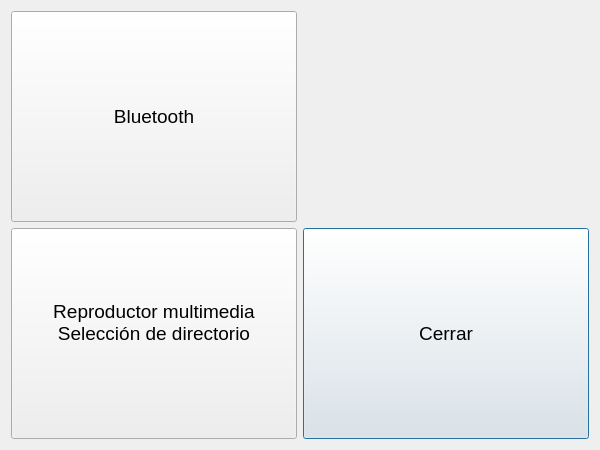
<?xml version="1.0" encoding="UTF-8"?>
<ui version="4.0">
 <class>SettingsDialog</class>
 <widget class="QDialog" name="SettingsDialog">
  <property name="enabled">
   <bool>true</bool>
  </property>
  <property name="geometry">
   <rect>
    <x>0</x>
    <y>0</y>
    <width>600</width>
    <height>450</height>
   </rect>
  </property>
  <property name="windowTitle">
   <string>Dialog</string>
  </property>
  <layout class="QVBoxLayout" name="verticalLayout_2">
   <item>
    <layout class="QGridLayout" name="gridLayout">
     <item row="2" column="1">
      <widget class="QPushButton" name="pushButton_2">
       <property name="sizePolicy">
        <sizepolicy hsizetype="MinimumExpanding" vsizetype="MinimumExpanding">
         <horstretch>0</horstretch>
         <verstretch>0</verstretch>
        </sizepolicy>
       </property>
       <property name="font">
        <font>
         <pointsize>14</pointsize>
        </font>
       </property>
       <property name="text">
        <string>Cerrar</string>
       </property>
      </widget>
     </item>
     <item row="0" column="1">
      <spacer name="verticalSpacer_2">
       <property name="orientation">
        <enum>Qt::Vertical</enum>
       </property>
       <property name="sizeHint" stdset="0">
        <size>
         <width>20</width>
         <height>40</height>
        </size>
       </property>
      </spacer>
     </item>
     <item row="2" column="0">
      <widget class="QPushButton" name="playerSettingsButton">
       <property name="sizePolicy">
        <sizepolicy hsizetype="MinimumExpanding" vsizetype="MinimumExpanding">
         <horstretch>0</horstretch>
         <verstretch>0</verstretch>
        </sizepolicy>
       </property>
       <property name="font">
        <font>
         <pointsize>14</pointsize>
        </font>
       </property>
       <property name="text">
        <string>Reproductor multimedia 
Selección de directorio
</string>
       </property>
      </widget>
     </item>
     <item row="0" column="0">
      <widget class="QPushButton" name="bluetoothButton">
       <property name="sizePolicy">
        <sizepolicy hsizetype="MinimumExpanding" vsizetype="MinimumExpanding">
         <horstretch>0</horstretch>
         <verstretch>0</verstretch>
        </sizepolicy>
       </property>
       <property name="font">
        <font>
         <pointsize>14</pointsize>
        </font>
       </property>
       <property name="text">
        <string>Bluetooth</string>
       </property>
      </widget>
     </item>
    </layout>
   </item>
  </layout>
 </widget>
 <resources/>
 <connections/>
</ui>
